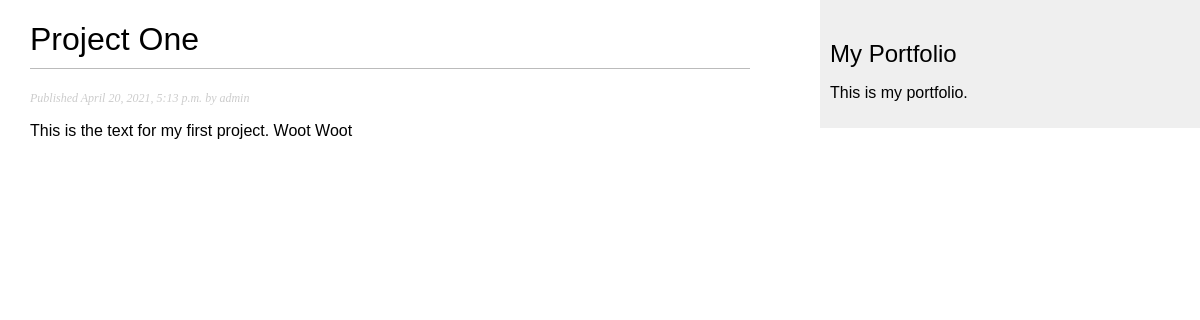
Page /portfolio/2021/4/20/project-1/ on the committed database.
### portfolio/models.py (models this page shows, shortened)
class Project(models.Model):
    STATUS_CHOICES = (
        ('draft', 'Draft'),
        ('published', 'Published'),
    )
    title = models.CharField(max_length=250)
    slug = models.SlugField(max_length=250,
                            unique_for_date='publish')
    author = models.ForeignKey(User,
                               on_delete=models.CASCADE,
                               related_name='portfolio_projects')
    body = models.TextField()
    image1 = models.CharField(max_length=250)
    image2 = models.CharField(max_length=250)
    image3 = models.CharField(max_length=250)
    publish = models.DateTimeField(default=timezone.now)
    created = models.DateTimeField(auto_now_add=True)
    updated = models.DateTimeField(auto_now=True)
    status = models.CharField(max_length=10,
                              choices=STATUS_CHOICES,
                              default='draft')
    objects = models.Manager()  # The default manager
    published = PublishedManager()  # Our custom manager
    class Meta:
        ordering = ('-publish',)

### portfolio/views.py (the view)
def project_detail(request, year, month, day, project):
    project = get_object_or_404(Project, slug=project,
                                status='published',
                                publish__year=year,
                                publish__month=month,
                                publish__day=day)
    return render(request,
                  'portfolio/project/detail.html',
                  {'project': project})

### portfolio/templates/portfolio/project/detail.html (shortened to what this page needs)
{% extends "portfolio/base.html" %}
{% block content %}
    <h1>{{ project.title }}</h1>
    <p class="date">
        Published {{ project.publish }} by {{ project.author }}
    </p>
    {{ project.body|linebreaks }}
{% endblock %}

### portfolio/static/css/portfolio.css (style rules this page uses)
body { margin:0; padding:0; font-family:helvetica, sans-serif; }
h1 { font-weight:normal; border-bottom:1px solid #bbb; padding:0 0 10px 0; }
p.date { color:#ccc; font-family: georgia, serif; font-size: 12px; font-style: italic; }

### rows in the picture
Project: title "Project One", publish "April 20, 2021, 5:13 p.m.", author "admin", body "This is the text for my first project. Woot Woot"
